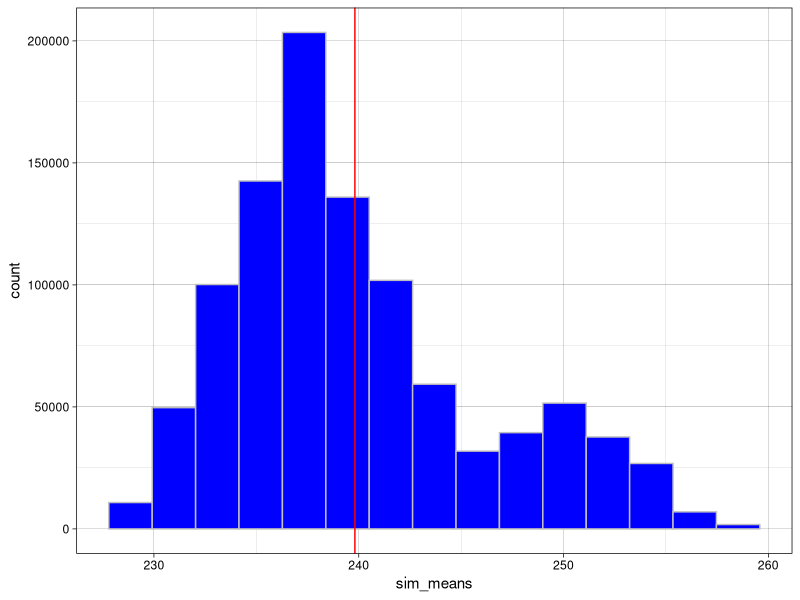
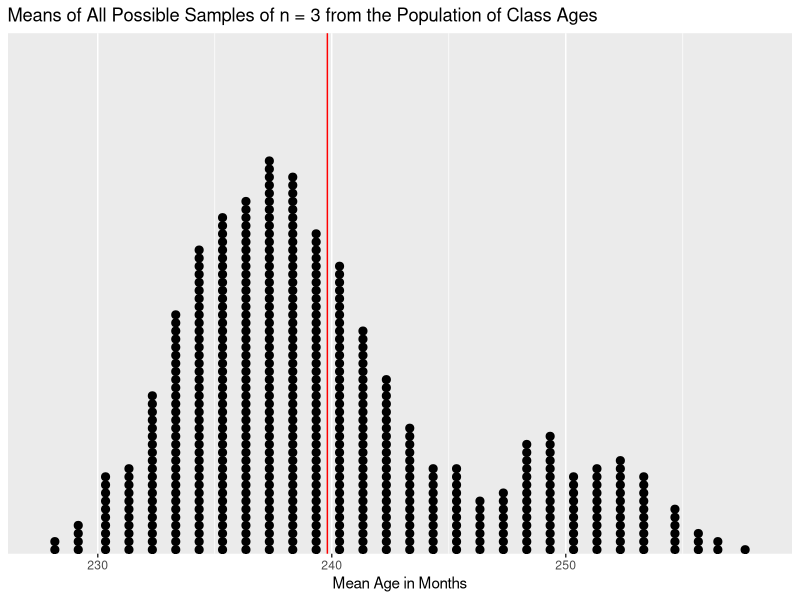

Write the R code that produced these figures, in order.
## ---- chunk 1
knitr::opts_chunk$set(message = FALSE, warning = FALSE, comment = NA)
## ---- chunk 2
library(tidyverse)
library(combinat)  # required for combn() function
## ---- chunk 3
pop_ages = c(234, 241, 233, 227, 251, 227, 242, 239, 241, 238, 230, 246, 231, 243, 238, 276)

pop_ages[1]   # first value
pop_ages[10]  # tenth value
pop_ages[c(1, 10)]  # first and tenth values

(mu <- mean(pop_ages))
## ---- chunk 4
sampleIDs <- c(3, 6, 15)
sample_ages <- pop_ages[sampleIDs] # use vector index [ ] to get data for sampled students
(xbar1 <- mean(sample_ages))
## ---- chunk 5
sampleIDs <- c(5, 15, 16)
sample_ages <- pop_ages[sampleIDs]
(xbar2 <- mean(sample_ages))
## ---- chunk 6
sims  <- 10^6              # number of samples
pop_N <- length(pop_ages)  # population size
n     <- 3                 # sample size

sim_means <- numeric(sims) # vector to store the means of the random samples

for (i in 1:sims) {
  sampleIDs    <- sample(pop_N, n)           # randomly choose n sample IDs
  sim_means[i] <- mean(pop_ages[sampleIDs])  # compute/store the sample mean
}

ggplot(NULL, aes(x = sim_means)) +
  geom_histogram(bins = 15, color = "gray", fill = "blue") +
  geom_vline(xintercept = mu, color = "red") +
  theme_linedraw()

mean(sim_means)
sd(sim_means)

# if you are confused about this, run it a few times and see what happens
# clarify for yourself so that you understand what pop_N is and what n is

sample(pop_N, n)
## ---- chunk 7
choose(pop_N, n)
## ---- chunk 8
all_samples <- combn(pop_ages, n)        # each matrix column is one sample
all_means   <- colSums(all_samples) / n  # compute the mean of each sample

ggplot(NULL, aes(x = all_means)) +
  geom_dotplot(dotsize = 0.35) +
  geom_vline(xintercept = mu, color = "red") +
  scale_y_continuous(NULL, breaks = NULL, expand = c(0, 0)) +
  labs(title = "Means of All Possible Samples of n = 3 from the Population of Class Ages",
       x = "Mean Age in Months")

mean(all_means)
## ---- chunk 9
sessionInfo()
